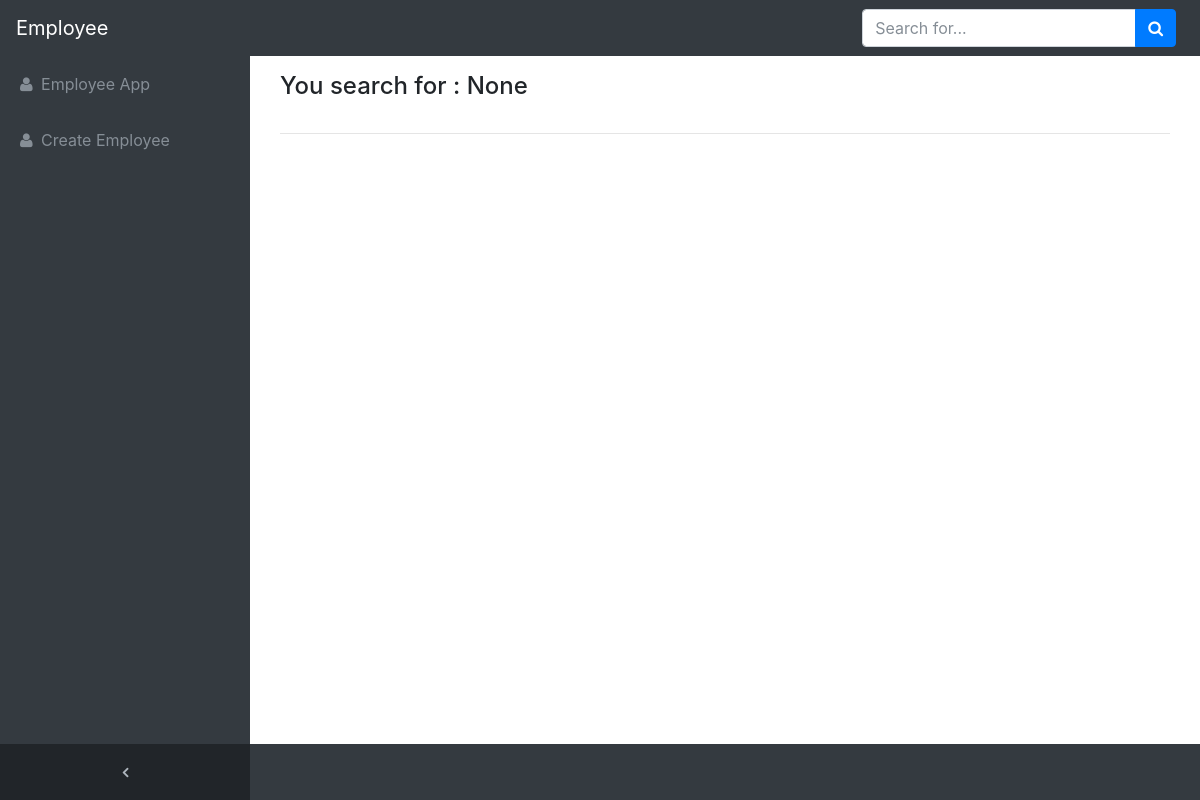
The page /search on the database as committed earlier.
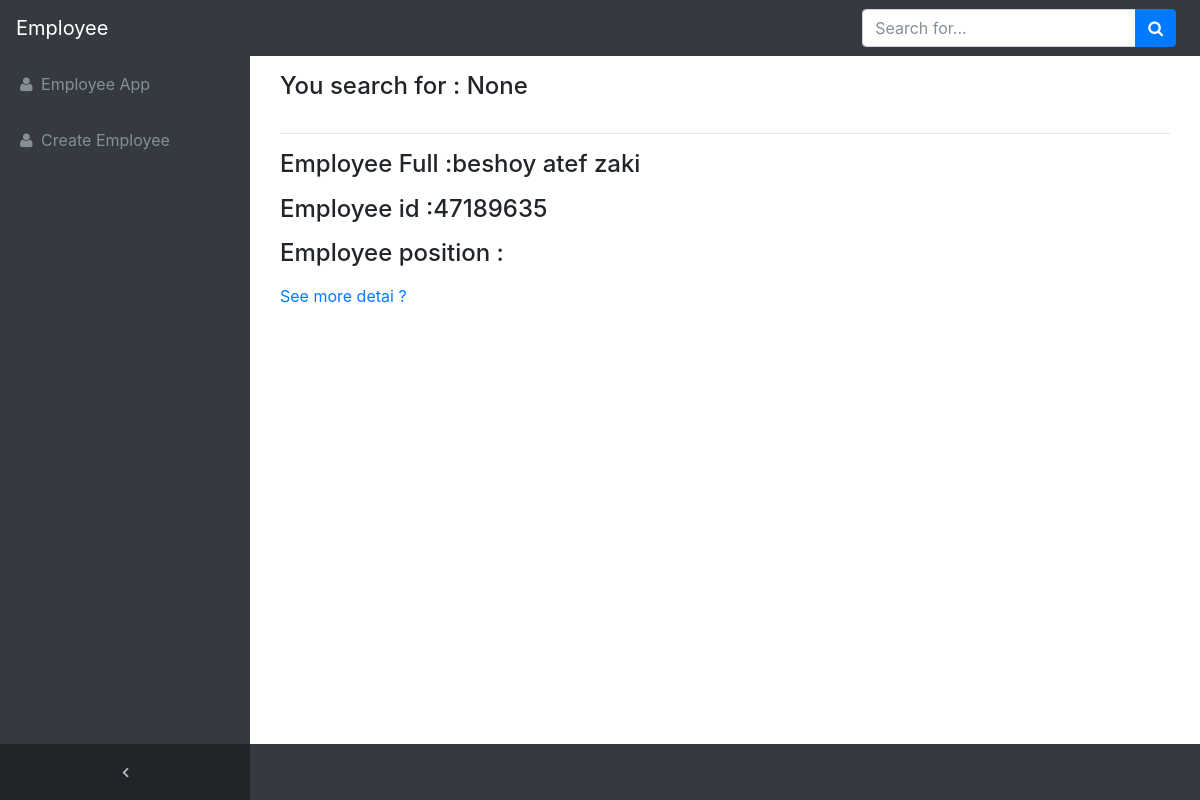
The same page on the database as committed later.
### mainapp/models.py (models this page shows, shortened)
class Employee(models.Model):
	first_name		= models.CharField(max_length=50)
	last_name		= models.CharField(max_length=50)
	middle_name		= models.CharField(max_length=50)
	slug 	   		= models.SlugField(blank=True ,
						unique=True)
	image 			= models.ImageField(
						upload_to = upload_image_path ,
				        blank= True)
	national_id		= models.CharField(max_length=15 ,
						unique=True)
	position 		= models.CharField(max_length=120 ,
						default='Employee',
				  		choices=POSITION_CHOICES)
	jop 			= models.CharField(max_length=150,
						 blank= True )
	age 			= models.IntegerField()
	date_of_birth	= models.DateField()
	timestamp   	= models.DateTimeField(
						auto_now_add=True)
	place_of_birth  = models.CharField(max_length=120)
	country 		= models.CharField(max_length=50)
	nationality 	= models.CharField(max_length=50)
	maritial_status = models.CharField(max_length=50 ,
					default ='Male' ,
					choices=MARIRTIAL_STATUS_CHOICES)
	gendar 			=  models.CharField(max_length=50 ,
						default ='Male' ,
						choices=GENDAR_COICES)
	objects 		= EmployeeManager()
	def full_name(self):
		self.FullName = self.first_name + ' ' + self.middle_name+ ' '+self.last_name
		return self.FullName
	def get_absolute_url(self):
		slug = self.slug
		return reverse('detail',kwargs={'slug':slug})

### search/views.py (the view)
# urls.py: url(r'^search',SearchEmployeeListView.as_view() ,
class SearchEmployeeListView(ListView):
	template_name= 'search/view.html'
	def get_queryset(self,*args,**kwargs):
		request = self.request
		qs = request.GET.get('q')
		if qs is not None and len(qs)!= 0 :
			return Employee.objects.search(qs)
		else :
			return Employee.objects.all()
	def get_context_data(self,*args,**kwargs):
		context = super( SearchEmployeeListView ,
			 self).get_context_data(*args,**kwargs)
		q = self.request.GET.get('q')
		context['q'] = q
		return context

### mainapp/models.py (called while the page is built)
	def get_queryset(self):
		return EmployeeQuerySet(self.model, using=self._db)

### search/templates/search/view.html (shortened to what this page needs)
{% extends 'base.html' %}
{% block content %}
<div class ='container'>
<div class ='row'>
	<div class ='col'>
		<h4> <p> You search for  : {{ q }} </p></h4>
	</div>
</div>
<hr/>
<div class ="row">
{% for object in object_list %}
		<div class = "col-6">
		<h4>  <p> Employee Full :{{ object.full_name }} </p></h4>
		<h4>  <p> Employee id :{{ object.national_id }} </p></h4>
		<h4>  <p> Employee position :{{ object.national_position }} </p></h4>
		<a href="{{ object.get_absolute_url }}" > See more detai ? </a>
		</div>
{% endfor %}
</div>
</div>
{% endblock %}

### templates/base.html (shortened to what this page needs)
{% load static %}
<!DOCTYPE html>
<html lang="en">
<head>
  {% include 'css.html' %}
</head>
<body class="fixed-nav sticky-footer bg-dark" id="page-top">
  <nav class="navbar navbar-expand-lg navbar-dark bg-dark fixed-top" id="mainNav">
    <a class="navbar-brand" href="{% url 'home'%}">Employee</a>
    <div class="collapse navbar-collapse" id="navbarResponsive">
      <ul class="navbar-nav navbar-sidenav" id="exampleAccordion">
        <li class="nav-item" data-toggle="tooltip" data-placement="right" title="Dashboard">
          <a class="nav-link" href="{% url 'home' %}">
            <i class="fa fa-fw fa-user"></i>
            <span class="nav-link-text">Employee App</span>
          </a>
        </li>
         <li class="nav-item" data-toggle="tooltip" data-placement="right" title="Dashboard">
          <a class="nav-link" href="{% url 'create'%}">
            <i class="fa fa-fw fa-user"></i>
            <span class="nav-link-text">Create Employee</span>
          </a>
        </li>
      </ul>
      <ul class="navbar-nav sidenav-toggler">
        <li class="nav-item">
          <a class="nav-link text-center" id="sidenavToggler">
            <i class="fa fa-fw fa-angle-left"></i>
          </a>
        </li>
      </ul>
      <ul class="navbar-nav ml-auto">
        <li class="nav-item">
          <form class="form-inline my-2 my-lg-0 mr-lg-2" method='get' action="{% url 'search' %}">
            <div class="input-group">
              <input class="form-control" type="text" placeholder="Search for..." name='q'>
              <span class="input-group-btn">
                <button class="btn btn-primary" type="submit">
                  <i class="fa fa-search"></i>
                </button>
              </span>
            </div>
          </form>
        </li>
      </ul>
    </div>
  </nav>
  <div class="content-wrapper">
    <div class="container">
      <div class="row" >
        <div class="col">
      {% block content %} {% endblock %}
    </div>
    </div>
    </div>
  </body>
</html>

### templates/css.html
{% load static %}
<link href="{% static 'bootstrap.min.css' %}" rel="stylesheet">
<link href="{% static 'font-awesome.min.css' %}" rel="stylesheet" type="text/css">
<link href="{% static 'bootstrap4.css' %}" rel="stylesheet">
<link href="{% static 'sb-admin.css' %}" rel="stylesheet">

### templates/js.html (shortened to what this page needs)
{% load static %}

### static/sb-admin.css (style rules this page uses)
html { position: relative; min-height: 100%; }
body { overflow-x: hidden; }
body.sticky-footer { margin-bottom: 56px; }
body.sticky-footer .content-wrapper { min-height: calc(100vh - 56px - 56px); }
body.fixed-nav { padding-top: 56px; }
.content-wrapper { min-height: calc(100vh - 56px); padding-top: 1rem; }
#mainNav .navbar-collapse { overflow: auto; max-height: 75vh; }
#mainNav .navbar-collapse .navbar-nav .nav-item .nav-link { cursor: pointer; }
#mainNav .navbar-collapse .sidenav-toggler { display: none; }
@media (min-width: 992px) { #mainNav .navbar-brand { width: 250px; } }
@media (min-width: 992px) { #mainNav .navbar-collapse { overflow: visible; max-height: none; } }
@media (min-width: 992px) { #mainNav .navbar-collapse .navbar-sidenav { position: absolute; top: 0; left: 0; overflow-x: hidden; overflow-y: auto; -webkit-flex-direction: column; -ms-flex-direction: column; flex-direction: column; margin-top: 56px; } }
@media (min-width: 992px) { #mainNav .navbar-collapse .navbar-sidenav > .nav-item { width: 250px; padding: 0; } }
@media (min-width: 992px) { #mainNav .navbar-collapse .navbar-sidenav > .nav-item > .nav-link { padding: 1em; } }
#mainNav.fixed-top .sidenav-toggler { display: none; }
@media (min-width: 992px) { #mainNav.fixed-top .navbar-sidenav { height: calc(100vh - 112px); } }
@media (min-width: 992px) { #mainNav.fixed-top .sidenav-toggler { position: absolute; top: 0; left: 0; display: flex; overflow-x: hidden; overflow-y: auto; -webkit-flex-direction: column; -ms-flex-direction: column; flex-direction: column; margin-top: calc(100vh - 56px); } }
@media (min-width: 992px) { #mainNav.fixed-top .sidenav-toggler > .nav-item { width: 250px; padding: 0; } }
@media (min-width: 992px) { #mainNav.fixed-top .sidenav-toggler > .nav-item > .nav-link { padding: 1em; } }
#mainNav.fixed-top.navbar-dark .sidenav-toggler { background-color: #212529; }
#mainNav.fixed-top.navbar-dark .sidenav-toggler a i { color: #adb5bd; }
.content-wrapper { overflow-x: hidden; background: white; }
@media (min-width: 992px) { .content-wrapper { margin-left: 250px; } }
#sidenavToggler i { font-weight: 800; }
#mainNav.navbar-dark .navbar-collapse .navbar-sidenav > .nav-item > .nav-link { color: #868e96; }
@media (min-width: 992px) { #mainNav.navbar-dark .navbar-collapse .navbar-sidenav { background: #343a40; } }

Rows that differ between the two databases and show on the page:
added Employee: full_name "beshoy atef zaki", national_id "47189635"
